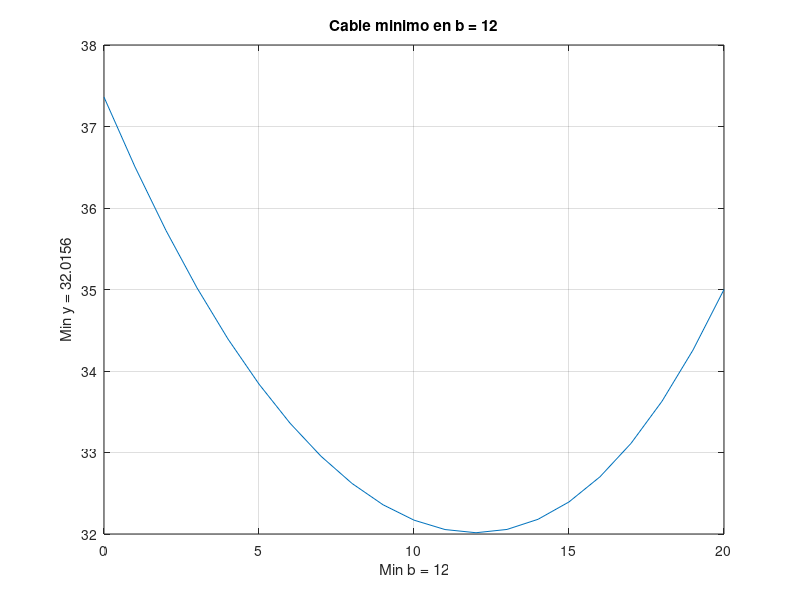

Write the MATLAB code that produced this figure.
%Octave Script
%Title	    	:Resolucion de Desigualdades
%Description	:Script que resuelve una funcion
%Authors    	:Ximena Ixel Garcia Agustin
%	          	:Sarai Lucas Nieto
%	          	:Suseth Abigail Sandoval Damian
%Date		      :20211013
% Version	    :1
% Usage		    :octave> /path/ResFuncion.m
% Notes		     :Se requiere aplicacion Octave

% Limpiar variables
clear

%Calcular el minimo de cable de la punta de poste al suelo y a la punta de otro poste

%Rango de 0 a 50 en i = 1
b=0:1:20;

% Obtener valor de la función
c=@(b) (sqrt(225+(b.^2)))+(sqrt(500-(40*b)+(b.^2)));

% Funcion a graficar
y= (sqrt(225+(b.^2))+(sqrt(500-(40*b)+(b.^2))));

% Funcion que determina el valor minimo
valmin = fminbnd(c,0,20);

% Dibujar funcion r,y
plot(b, y);
grid

% Titulo de la grafica
title(['Cable minimo en b = ' num2str(valmin)]);

% Etiqueta para eje x
xlabel(['Min b = ' num2str(valmin)]);

% Etiqueta para eje y
ylabel(['Min y = ' num2str(c(valmin))]);

% Salida del programa
p = 'Dos postes verticales de 15m y 10m son separados por 20m';
cal = 'Se calcula la longitud minima de un cable desde la punta de un poste al suelo y a la punta del otro poste';
disp('');
disp(['El problema es: ', num2str(p)]);
disp('');
disp(['Lo que se calcula es: ', num2str(cal)]);
disp('');
disp(['El valor minimo del cable es = ', num2str(c(valmin))]);


